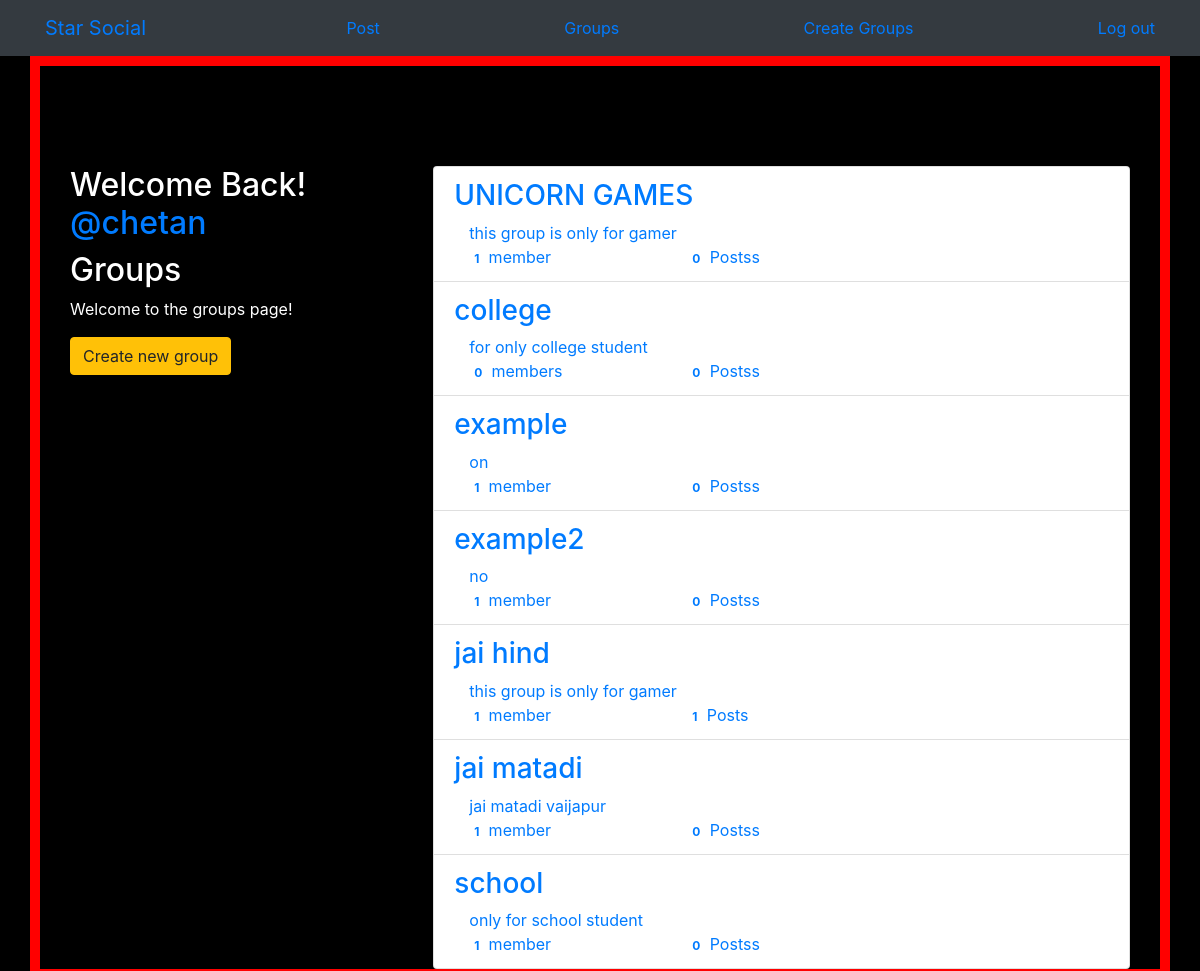
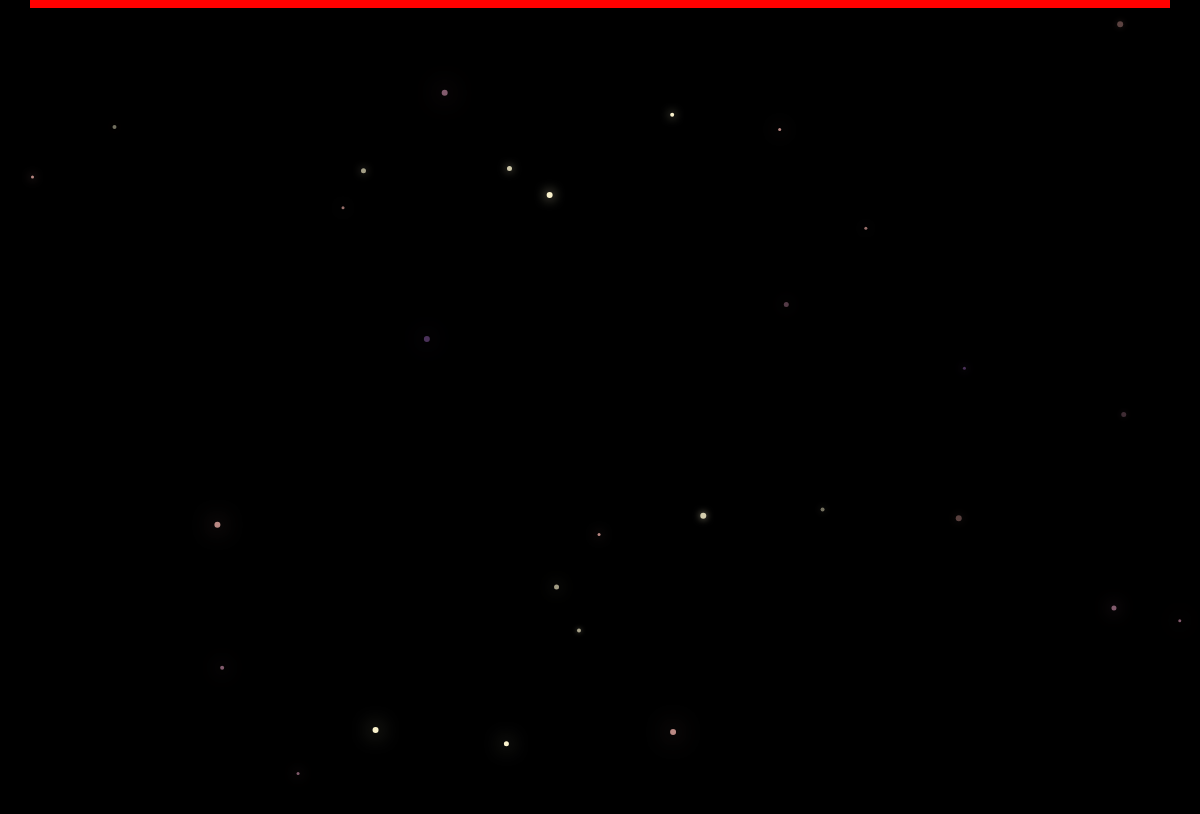
Screenshot of /group/ (signed in) with the database file from the repository (2 pictures, top to bottom).
### group/models.py (models this page shows, shortened)
class Group(models.Model):
    name= models.CharField(max_length=255,unique=True)
    slug= models.SlugField(allow_unicode=True,unique=True)
    description= models.TextField(blank=True,default='')
    description_html= models.TextField(editable=False,default='',blank=True)
    members= models.ManyToManyField(User,through='GroupMember')
    class Meta:
        ordering= ['name']

### group/views.py (the view)
# urls.py: path('',views.ListGroups.as_view(),name='all'),
class ListGroups(generic.ListView):
    model = Group

### group/templates/group/group_list.html
{% extends 'group/group_base.html' %}
{% block pregroup %}
<div class="col-md-4">
    <div class="content">
        {% if user.is_authenticated %}
            <h2>Welcome Back!
                <a href="{% url 'posts:for_user' username=user.username %}">
                    @{{user.username}}
                </a>
            </h2>
        {% endif %}
        <h2>Groups</h2>
        <p>Welcome to the groups page!</p>
    </div>
    {% if user.is_authenticated %}
         <a href="{% url 'group:create' %}" class="btn btn-md btn-fill btn-warning">
            <span class="glyphicon glyphicon-plus-sign">Create new group</span>
         </a>
    {% endif %}
</div>
{% endblock %}
{% block group_content %}
<div class="col-md-8">
    <div class="list-group">
        {% for group in object_list %}
            <a class="list-group-item" href="{% url 'group:single' slug=group.slug %}">
                <h3 class="title list-group-item-heading">{{group.name}}</h3>
                <div class="list-group-item-text container-fluid">
                    {{group.description_html|safe}}
                    <div class="row">
                        <div class="col-md-4">
                            <span class="badge">{{group.members.count}}</span>
                            member{{group.members.count|pluralize}}
                        </div>
                        <div class="col-md-4">
                            <span class="badge">{{group.posts.count}}</span>
                            Posts{{group.posts.count|pluralize}}
                        </div>
                    </div>
                </div>
            </a>
        {% endfor %}
    </div>
</div>
{% endblock %}

### static/css/master.css (style rules this page uses)
html, body { height: 100%; width: 100%; overflow: hidden; background: #191063; margin: 0; }

### static/simplesocial/css/master.css (style rules this page uses)
body { margin: 0; overflow: hidden; background-color: black; color:white; }

### rows the page displays
Group: name "UNICORN GAMES", description_html "this group is only for gamer", members.count "1", posts.count "0"
Group: name "college", description_html "for only college student", members.count "0", posts.count "0"
Group: name "example", description_html "on", members.count "1", posts.count "0"
Group: name "example2", description_html "no", members.count "1", posts.count "0"
Group: name "jai hind", description_html "this group is only for gamer", members.count "1", posts.count "1"
Group: name "jai matadi", description_html "jai matadi vaijapur", members.count "1", posts.count "0"
Group: name "school", description_html "only for school student", members.count "1", posts.count "0"

### other values shown
{{ user.username }} "chetan"
